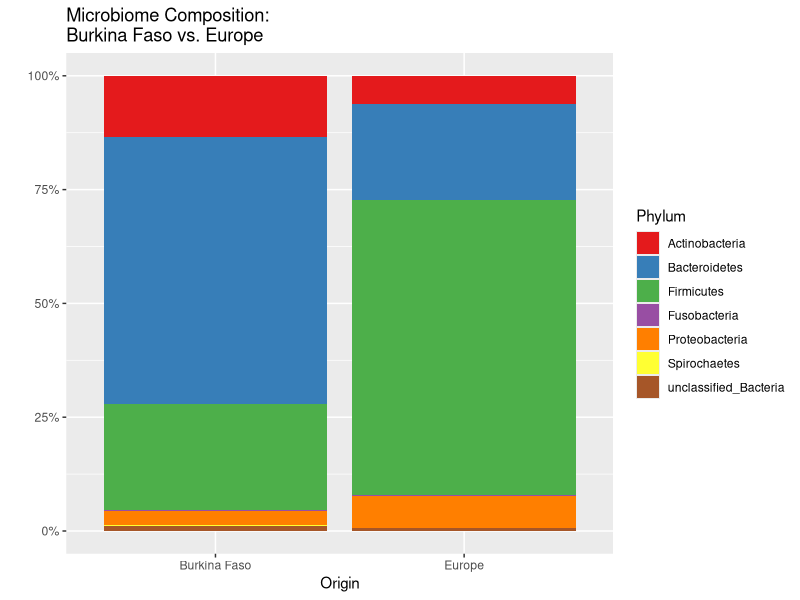
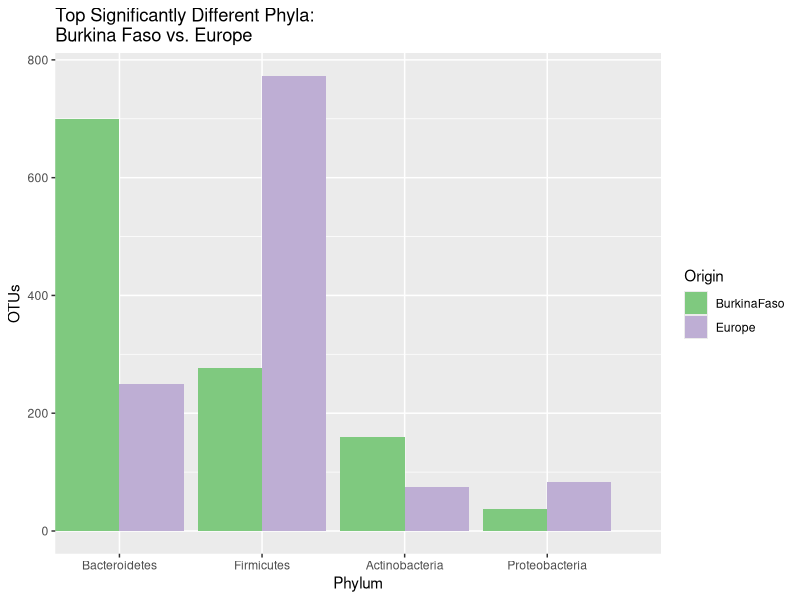
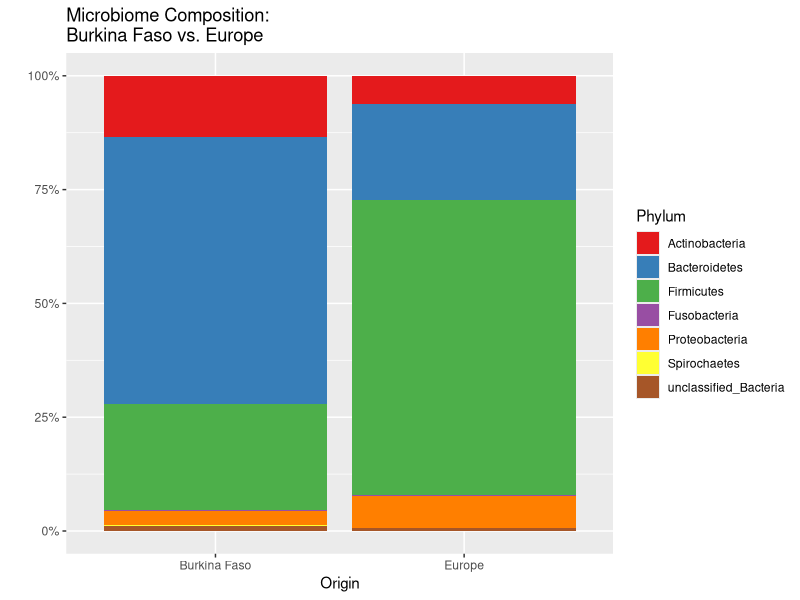
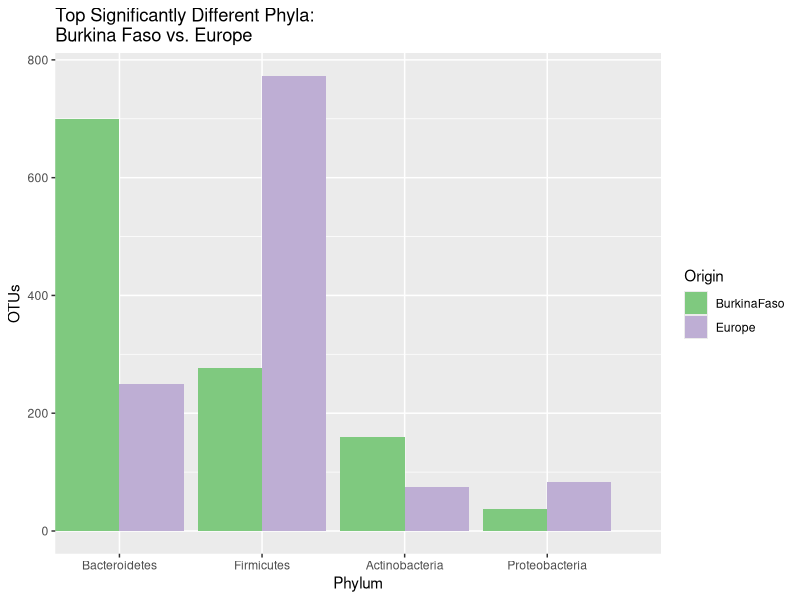

These figures' R source, in order:
#First set the working directory to the class repo folder
setwd("~/Desktop/BI331-taxonomy/")

#Install and load packages needed for this script
library(dplyr)
library(tidyr)
library(ggplot2)
library(scales)

###--- PART ONE: TAXONOMIC COMPARISON ---###

#Load in the data generated from the RDP classifier. This script uses the heirarchy files:
BF_table <- read.table("BF_hier.txt", header = TRUE, sep = "\t")
EU_table <- read.table("EU_hier.txt", header = TRUE, sep = "\t")

#the dplyr package is a great tool for manipulating data frames. In order to make our plots work we need to...

#reformat and combine our tables
bf <- BF_table %>%
    #pull out only the rows that have phylum-level data (including unclassified)
    filter(grepl('Root;rootrank;Bacteria;domain;unclassified_Bacteria', lineage) | rank=="phylum") %>%
    #we only need the "name" and  ".fasta" columns:
    select(one_of(c("name", "BF_samples.fasta"))) %>%
    #to help join our two samples we make a new column called "sample" with every entry showing "Burkina Faso"
    mutate(sample = "Burkina Faso") %>%
    #renaming the ".fasta" column to "OTUs"
    rename(OTUs = BF_samples.fasta)

#Repeat for the Europe table
eu <-EU_table %>%
  filter(grepl('Root;rootrank;Bacteria;domain;unclassified_Bacteria', lineage) | rank=="phylum") %>%
  select(one_of(c("name", "EU_samples.fasta"))) %>%
  mutate(sample = "Europe") %>%
  rename(OTUs = EU_samples.fasta)

#Bind the two tables by their rows, this puts our table in "long format"
abundance_table <- rbind(bf, eu)

#Add a new column that corresponds to the percentage of the phylum in the sample (BF or EU)
abundance_table <- group_by(abundance_table, sample) %>%
  mutate(percent=as.numeric(paste0(round(OTUs/sum(OTUs), 4)))) %>%
  ungroup

# plot using the ggplot2 package:
ggplot(abundance_table, aes(x=sample, y=percent, fill=name)) +
  #instead of the default "counts" binning make the y axis correspond to percents
  geom_bar(stat="identity") +
  #make it pretty
  scale_fill_brewer(palette = "Set1", name = "Phylum") +
  scale_y_continuous(labels = percent) +
  labs(title ="Microbiome Composition:\nBurkina Faso vs. Europe", x = "Origin", y = "")

#save the plot (this creates a picture in your current working directory)
ggsave("abundance_stacked_barplot.png")


###--- PART TWO: STATISTICAL COMMUNITY COMPARISON ---###

#read in the libcompare file
libcompare <- read.table("libcompare.txt", header = TRUE, sep = "\t", skip = 3)

#use dplyr to reshape the data in order to plot
sig <- libcompare %>%
  rename("BurkinaFaso" = Sample1, "Europe" = Sample2) %>%
  #pull out only phylum level - note we aren't looking at unclassified in this case
  filter(Rank == "phylum") %>%
  #here we use the gather function to move OTU counts into one column and create a new column for the country of origin
  gather(sample, OTUs, BurkinaFaso, Europe) %>%
  #arrange in ascending  values of significance (lower = more significance) and group this by name
  arrange(Significance, Name) %>%
  #filter the top 8 rows, or 4 phyla (from each sample)
  do(head(., n=8))

#use ggplot to create a clustered bar chart
ggplot(sig, aes(x=Name, y=OTUs, fill=sample)) +
  #make this a clustered bar (dodge) and instead of the default binning, use # of OTUs as y axis
  geom_bar(position="dodge", stat="identity") +
  #make it pretty
  scale_fill_brewer(palette = "Accent", name = "Origin") +
  #add informative lables
  labs(title ="Top Significantly Different Phyla:\nBurkina Faso vs. Europe", x = "Phylum", y = "OTUs") +
  #ggplot defaults to alphabetical order, tell it instead to use the order in our data frame, grouped by Name:
  scale_x_discrete(limits = sig$Name)

#save to a file in your working directory
ggsave("significance_clustered_bar.png")
